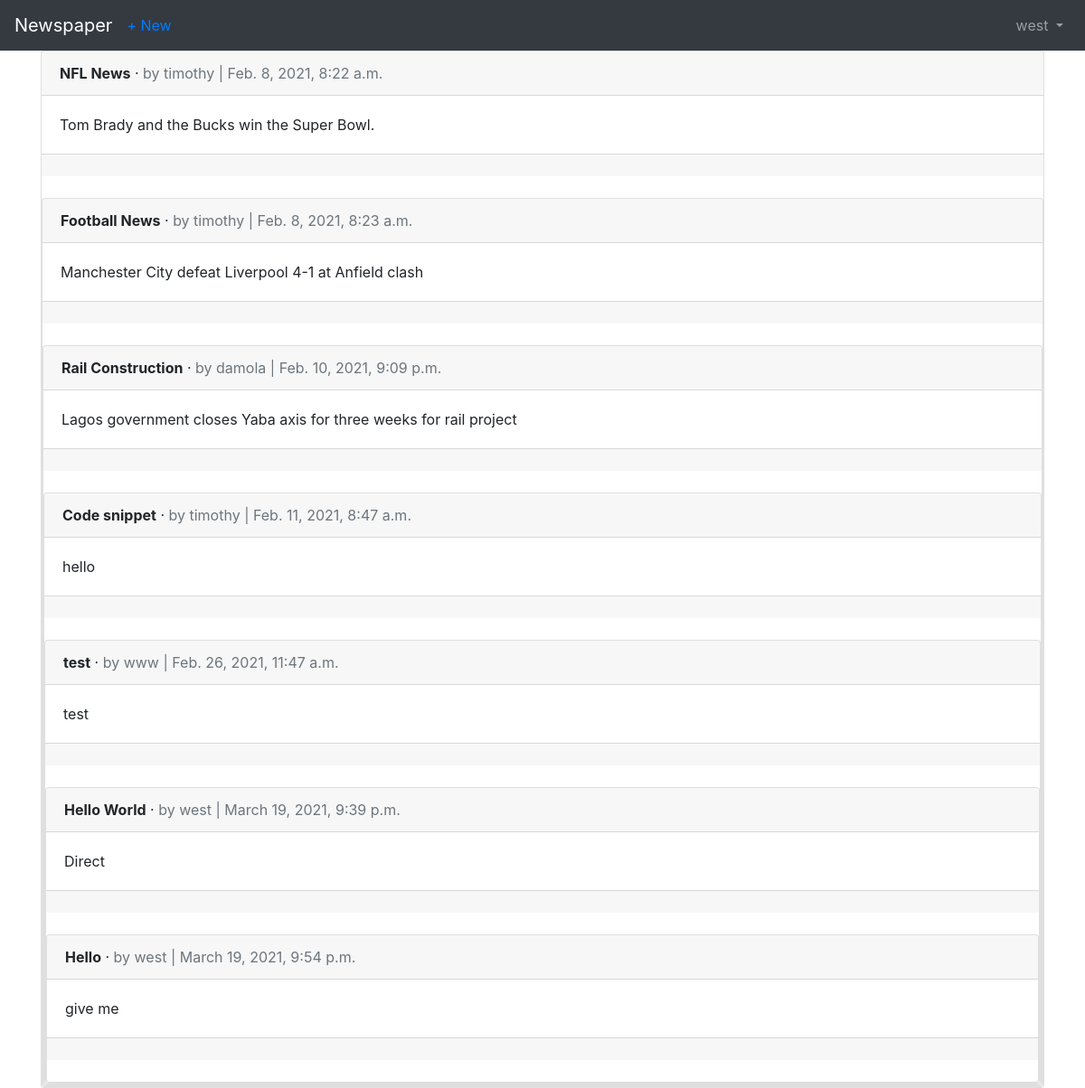
The page /articles/articles/ (signed in) on the database as committed earlier.
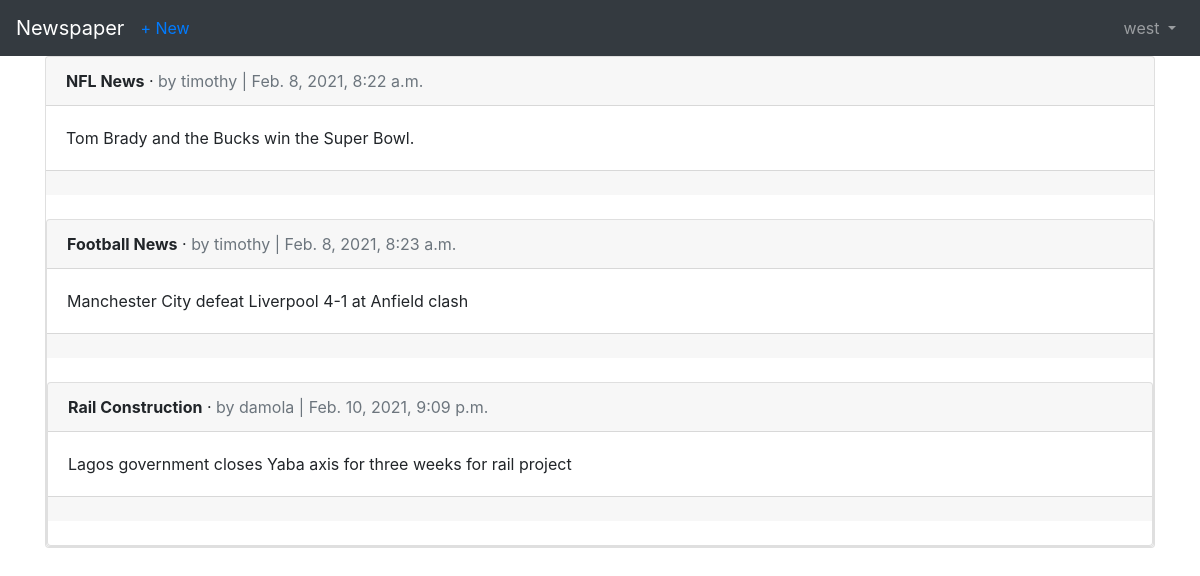
The same page on the database as committed later.
### users/models.py (models this page shows)
class CustomUser(AbstractUser):
	age = models.PositiveIntegerField(null=True, blank=True)

### articles/models.py (models this page shows, shortened)
class Article(models.Model):
	title = models.CharField(max_length=255)
	body = models.TextField()
	date = models.DateTimeField(auto_now_add=True)
	author = models.ForeignKey(
		get_user_model(),
		on_delete=models.CASCADE,
		related_name = 'comments',
	)

### articles/views.py (the view)
# urls.py: path('articles/', ArticleListAllView.as_view(), name='article_list_all'),
class ArticleListAllView(LoginRequiredMixin, ListView):
    model = Article
    template_name = 'article_list_all.html'
    login_url = 'login'

### templates/article_list_all.html (shortened to what this page needs)
{% extends 'base.html' %}
{% block content %}
{% for article in object_list %}
<div class="card">
    <div class="card-header">
        <span class="font-weight-bold">{{ article.title }}</span> &middot;
        <span class="text-muted">by {{ article.author }} |
            {{ article.date }}</span>
    </div>
    <div class="card-body">
        {{ article.body }}
    </div>
    <div class="card-footer">
    </div>
    <br />
    {% endfor %}
    {% endblock content %}

### templates/base.html (shortened to what this page needs)
<!DOCTYPE html>
<html>
<head>
  <link rel="stylesheet" href="https://stackpath.bootstrapcdn.com/bootstrap/4.5.0/css/bootstrap.min.css">
</head>
<body>
  <nav class="navbar navbar-expand-lg navbar-dark bg-dark">
    <a class="navbar-brand" href="{% url 'home' %}">Newspaper</a>
    {% if user.is_authenticated %}
      <ul class="navbar-nav mr-auto">
        <li class="nav-item"><a href="{% url 'article_new' %}">+ New</a></li>
      </ul>
    {% endif %}
    <div class="collapse navbar-collapse" id="navbarSupportedContent">
      {% if user.is_authenticated %}
        <ul class="navbar-nav ml-auto">
          <li class="nav-item">
            <a class="nav-link dropdown-toggle" href="#" id="navbarDropdown" role="button" data-toggle="dropdown" aria-haspopup="true" aria-expanded="false">
              {{ user.username }}
            </a>
          </li>
        </ul>
      {% endif %}
    </div>
  </nav>
  <main>
    <div class="container">
      {% block content %}
      {% endblock content %}
    </div>
  </main>
</body>
</html>

Rows that differ between the two databases and show on the page:
removed Article: title "Code snippet", author "timothy", date "Feb. 11, 2021, 8:47 a.m.", body "hello"
removed Article: title "test", author "www", date "Feb. 26, 2021, 11:47 a.m.", body "test"
removed Article: title "Hello World", author "west", date "March 19, 2021, 9:39 p.m.", body "Direct"
removed Article: title "Hello", author "west", date "March 19, 2021, 9:54 p.m.", body "give me"
